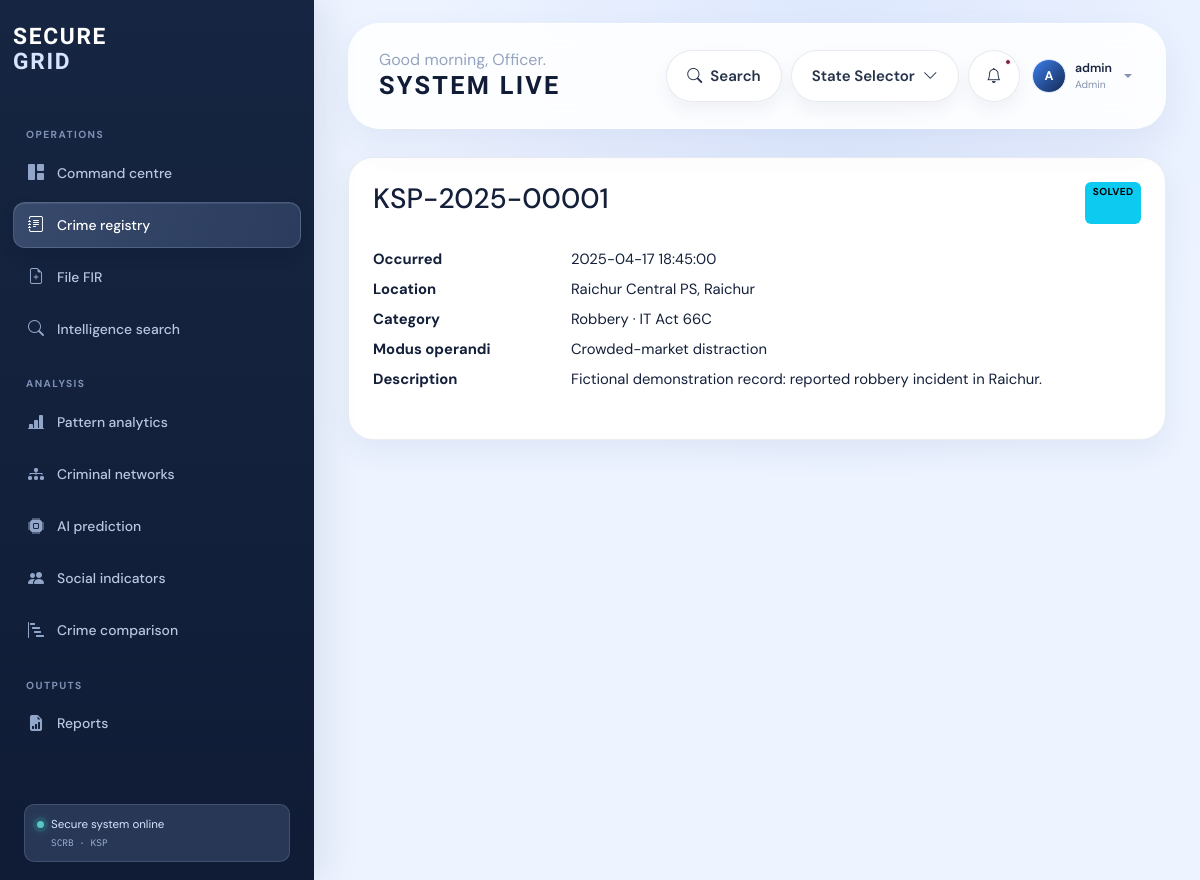
The app's page /crimes/1 (signed in) with its own data.
### app/models/core.py (models this page shows, shortened)
class TimestampMixin:
    created_at = db.Column(db.DateTime, nullable=False, default=datetime.utcnow)
    updated_at = db.Column(
        db.DateTime,
        nullable=False,
        default=datetime.utcnow,
        onupdate=datetime.utcnow,
    )

class User(UserMixin, TimestampMixin, db.Model):
    __tablename__ = "users"
    id = db.Column(db.Integer, primary_key=True)
    username = db.Column(db.String(80), nullable=False, unique=True, index=True)
    email = db.Column(db.String(255), nullable=False, unique=True, index=True)
    full_name = db.Column(db.String(160), nullable=True)
    password_hash = db.Column(db.String(255), nullable=False)
    role = db.Column(db.String(20), nullable=False, default=Role.OFFICER.value, index=True)
    is_active = db.Column(db.Boolean, nullable=False, default=True)
    last_login_at = db.Column(db.DateTime, nullable=True)

class CrimeIncident(TimestampMixin, db.Model):
    __tablename__ = "crime_incidents"
    id = db.Column(db.Integer, primary_key=True)
    crime_number = db.Column(db.String(80), nullable=False, unique=True, index=True)
    date = db.Column(db.Date, nullable=False, index=True)
    time = db.Column(db.Time, nullable=True)
    district = db.Column(db.String(100), nullable=False, index=True)
    police_station = db.Column(db.String(120), nullable=False, index=True)
    latitude = db.Column(db.Float, nullable=True)
    longitude = db.Column(db.Float, nullable=True)
    crime_type = db.Column(db.String(100), nullable=False, index=True)
    ipc_sections = db.Column(db.Text, nullable=True)
    status = db.Column(db.String(40), nullable=False, default="Pending", index=True)
    modus_operandi = db.Column(db.Text, nullable=True)
    description = db.Column(db.Text, nullable=True)
    location_id = db.Column(db.Integer, db.ForeignKey("locations.id"), nullable=True)
    location = db.relationship("Location", back_populates="incidents")
    links = db.relationship(
        "CrimeLink",
        back_populates="crime",
        cascade="all, delete-orphan",
        passive_deletes=True,
    )
    fir_detail = db.relationship(
        "FIRDetail", back_populates="incident", uselist=False,
        cascade="all, delete-orphan",
    )

### app/dashboard/routes.py (the view)
@dashboard_bp.route("/crimes/<int:crime_id>")
@login_required
def crime_detail(crime_id: int):
    incident = db.get_or_404(CrimeIncident, crime_id)
    links = CrimeLink.query.filter_by(crime_id=crime_id).all()
    return render_template(
        "crimes/detail.html",
        page_title=incident.crime_number,
        crime=incident,
        incident=incident,
        links=links,
    )

### app/auth/routes.py (called while the page is built)
@login_manager.user_loader
def load_user(user_id: str) -> User | None:
    try:
        return User.query.get(int(user_id))
    except (TypeError, ValueError):
        return None

### app/templates/crimes/detail.html
{% extends 'base.html' %}{% block content %}<div class="card"><div class="card-body"><div class="d-flex justify-content-between"><h3>{{crime.crime_number}}</h3><span class="badge text-bg-info">{{crime.status}}</span></div><dl class="row mt-4"><dt class="col-sm-3">Occurred</dt><dd class="col-sm-9">{{crime.date}} {{crime.time or ''}}</dd><dt class="col-sm-3">Location</dt><dd class="col-sm-9">{{crime.police_station}}, {{crime.district}}</dd><dt class="col-sm-3">Category</dt><dd class="col-sm-9">{{crime.crime_type}} · {{crime.ipc_sections}}</dd><dt class="col-sm-3">Modus operandi</dt><dd class="col-sm-9">{{crime.modus_operandi}}</dd><dt class="col-sm-3">Description</dt><dd class="col-sm-9">{{crime.description}}</dd></dl></div></div>{% endblock %}

### app/templates/base.html (shortened to what this page needs)
<!doctype html>
<html lang="en">
<head>
  <link href="https://cdn.jsdelivr.net/npm/bootstrap@5.3.3/dist/css/bootstrap.min.css" rel="stylesheet">
  <link rel="stylesheet" href="https://cdn.jsdelivr.net/npm/bootstrap-icons@1.11.3/font/bootstrap-icons.min.css">
  <link rel="stylesheet" href="https://cdn.datatables.net/1.13.8/css/dataTables.bootstrap5.min.css">
  <link rel="stylesheet" href="https://unpkg.com/leaflet@1.9.4/dist/leaflet.css">
  <link rel="stylesheet" href="{{ url_for('static', filename='css/app.css') }}">
</head>
<body class="app-shell">
  {% set current_path = request.path if request is defined else '' %}
  <aside class="sidebar" id="appSidebar" aria-label="Primary navigation">
    <div class="sidebar-brand">
      <a href="/" class="brand-link text-decoration-none">
        <span class="brand-wordmark">SECURE<span>GRID</span></span>
      </a>
    </div>
    <div class="sidebar-scroll">
      <p class="nav-caption">Operations</p>
      <nav class="nav flex-column sidebar-nav">
        <a class="nav-link {% if current_path == '/' %}active{% endif %}" href="/">
          <i class="bi bi-grid-1x2-fill"></i><span>Command centre</span>
        </a>
        <a class="nav-link {% if current_path.startswith('/crimes') %}active{% endif %}" href="/crimes">
          <i class="bi bi-journal-text"></i><span>Crime registry</span>
        </a>
        <a class="nav-link {% if current_path.startswith('/fir') %}active{% endif %}" href="/fir/new">
          <i class="bi bi-file-earmark-plus"></i><span>File FIR</span>
        </a>
        <a class="nav-link {% if current_path.startswith('/search') %}active{% endif %}" href="/search">
          <i class="bi bi-search"></i><span>Intelligence search</span>
        </a>
      </nav>
      <p class="nav-caption mt-4">Analysis</p>
      <nav class="nav flex-column sidebar-nav">
        <a class="nav-link {% if current_path.startswith('/analytics') %}active{% endif %}" href="/analytics">
          <i class="bi bi-bar-chart-line-fill"></i><span>Pattern analytics</span>
        </a>
        <a class="nav-link {% if current_path.startswith('/network') %}active{% endif %}" href="/network">
          <i class="bi bi-diagram-3-fill"></i><span>Criminal networks</span>
        </a>
        <a class="nav-link {% if current_path.startswith('/prediction') %}active{% endif %}" href="/prediction">
          <i class="bi bi-cpu-fill"></i><span>AI prediction</span>
        </a>
        <a class="nav-link {% if current_path.startswith('/sociology') %}active{% endif %}" href="/sociology">
          <i class="bi bi-people-fill"></i><span>Social indicators</span>
        </a>
        <a class="nav-link {% if current_path.startswith('/comparison') %}active{% endif %}" href="/comparison">
          <i class="bi bi-bar-chart-steps"></i><span>Crime comparison</span>
        </a>
      </nav>
      <p class="nav-caption mt-4">Outputs</p>
      <nav class="nav flex-column sidebar-nav">
        <a class="nav-link {% if current_path.startswith('/reports') %}active{% endif %}" href="/reports">
          <i class="bi bi-file-earmark-bar-graph-fill"></i><span>Reports</span>
        </a>
      </nav>
    </div>
    <div class="sidebar-status">
      <span class="status-dot"></span>
      <span>Secure system online</span>
      <small>SCRB · KSP</small>
    </div>
  </aside>
  <div class="app-content">
    <header class="topbar">
      <div class="topbar-start">
        <div>
          <p class="eyebrow mb-0">{% block eyebrow %}Good morning, Officer.{% endblock %}</p>
          <h1 class="topbar-title mb-0">{% block page_heading %}System live{% endblock %}</h1>
        </div>
      </div>
      <div class="topbar-actions">
        {% if current_user is defined and current_user.is_authenticated %}
          <a class="btn btn-topbar d-none d-sm-inline-flex" href="/search"><i class="bi bi-search"></i><span>Search</span></a>
        {% else %}
          <a class="btn btn-topbar d-none d-sm-inline-flex" href="{{ url_for('auth.login') }}">Login</a>
        {% endif %}
        <button class="btn btn-topbar d-none d-md-inline-flex" type="button"><span>State Selector</span><i class="bi bi-chevron-down"></i></button>
        <button class="btn icon-btn notification-btn" type="button" aria-label="Notifications" data-bs-toggle="offcanvas" data-bs-target="#notificationsPanel">
          <i class="bi bi-bell"></i><span class="notification-pip"></span>
        </button>
        <div class="dropdown">
          <button class="user-control dropdown-toggle" type="button" data-bs-toggle="dropdown" aria-expanded="false">
            <span class="avatar">
              {% if current_user is defined and current_user.is_authenticated %}
                {{ current_user.name|default(current_user.username|default('O'), true)|string|first|upper }}
              {% else %}O{% endif %}
            </span>
            <span class="d-none d-md-block text-start">
              <strong>{% if current_user is defined and current_user.is_authenticated %}{{ current_user.name|default(current_user.username|default('Officer'), true) }}{% else %}Officer Console{% endif %}</strong>
              <small>{% if current_user is defined and current_user.is_authenticated %}{{ current_user.role|default('Authorized user', true)|replace('_', ' ')|title }}{% else %}Secure access{% endif %}</small>
            </span>
          </button>
        </div>
      </div>
    </header>
    <main class="main-view">
      {% block content %}{% endblock %}
    </main>
  </div>
</body>
</html>

### records on screen
User: name|first "A", name "admin", role "Admin"
CrimeIncident: crime_number "KSP-2025-00001", status "SOLVED", date "2025-04-17", time "18:45:00", police_station "Raichur Central PS", district "Raichur", crime_type "Robbery", ipc_sections "IT Act 66C", modus_operandi "Crowded-market distraction", description "Fictional demonstration record: reported robbery incident in Raichur."
